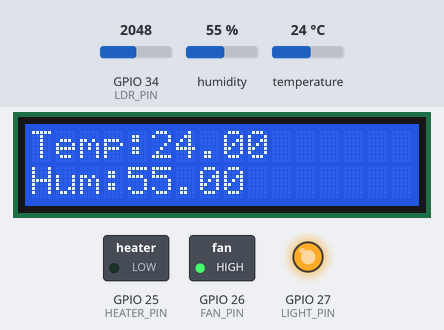
Recording of a sketch running on a simulated ESP32. Shown: 16×2 character LCD, switched loads named in the sketch (green lamp = pin HIGH), output pins drawn as LEDs (lit = HIGH). The inputs (shaded band) are chosen by the test bench; at power-on: temperature 24 °C, GPIO 34 (LDR_PIN) = 2048, humidity 55 %. WiFi joins after 1.5 s; servers stay silent unless stated; no MQTT or app messages arrive unless stated; what the sketch prints to the serial monitor is not drawn.

Above: at 2.7 s.
2.8 s: temperature set to 18 °C
7.7 s: temperature set to 15 °C
At 13.4 s:
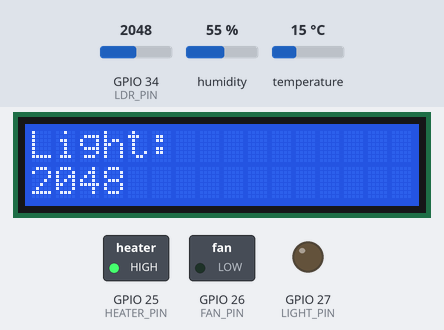
14.0 s: GPIO 34 (LDR_PIN) set to 1537
At 14.56 s:
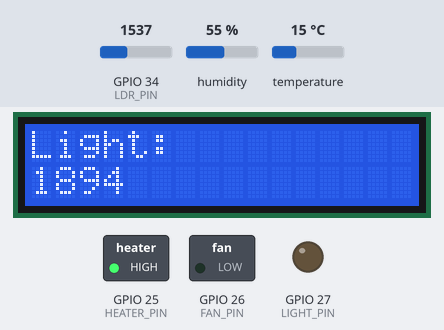
15.5 s: GPIO 34 (LDR_PIN) set to 1425
At 17.1 s:
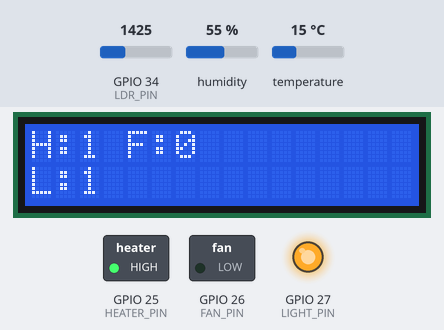
20.4 s: humidity set to 74 %
At 21.9 s:
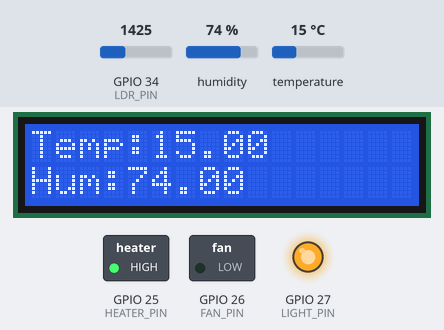
26.7 s: humidity set to 77 %
At 29.0 s:
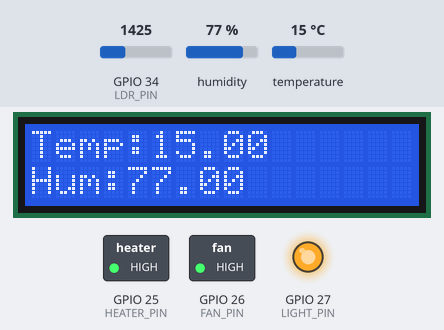
Timing chart, 0 to 30.5 s (numbered marks = the images above; inputs shaded):
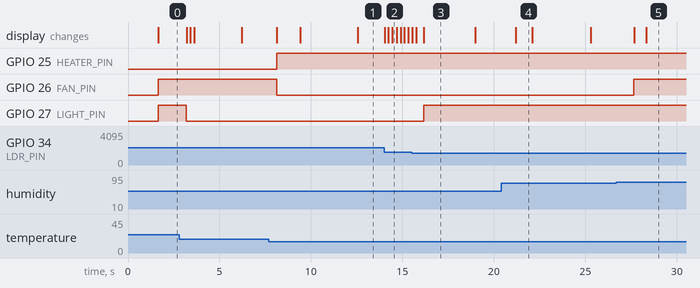

Measured:
- the behaviour switches between 17 and 16 °C on temperature (found by bisection; images 0 and 1)
- the behaviour switches between 1500 and 1499 on GPIO 34 (LDR_PIN) (found by bisection; images 2 and 3)
- the behaviour switches between 75 and 76 % on humidity (found by bisection; images 4 and 5)
- after the input at 7.7 s, GPIO 25 (HEATER_PIN): LOW → HIGH after 0.43 s; GPIO 26 (FAN_PIN): HIGH → LOW after 0.43 s
- after the input at 14.0 s, the display: first changes at once (image 2 shows a later state)
- after the input at 15.5 s, GPIO 27 (LIGHT_PIN): LOW → HIGH after 0.66 s
- after the input at 26.7 s, GPIO 26 (FAN_PIN): LOW → HIGH after 0.95 s

The sketch:

code.ino
```cpp
/*Author- Tanvi Kohli
Date- 05-07-2026
Description- Smart Greenhouse Controller with MQTT*/

#include <WiFi.h>
#include <PubSubClient.h>
#include <Wire.h>
#include <LiquidCrystal_I2C.h>
#include <DHT.h>

// ================= WIFI =================
const char* ssid = "Wokwi-GUEST";
const char* password = "";

// ================= MQTT =================
const char* mqtt_server = "broker.hivemq.com";
WiFiClient espClient;
PubSubClient client(espClient);

// ================= PINS =================
#define DHTPIN 4
#define DHTTYPE DHT11
#define LDR_PIN 34

#define HEATER_PIN 25
#define FAN_PIN 26
#define LIGHT_PIN 27

// ================= OBJECTS =================
DHT dht(DHTPIN, DHTTYPE);
LiquidCrystal_I2C lcd(0x27, 16, 2);

// ================= TARGET =================
float tempMin = 18, tempMax = 22;
float humMin = 60, humMax = 70;

float tempHyst = 1;
float humHyst = 5;

// ================= LDR =================
int samples[10];
int idx = 0;

// ================= LCD =================
int mode = 0;
unsigned long lastLCD = 0;

// ================= TIMING =================
unsigned long lastPublish = 0;

// ================= WIFI =================
void setup_wifi() {
  WiFi.begin(ssid, password);
  Serial.print("Connecting WiFi");
  while (WiFi.status() != WL_CONNECTED) {
    delay(300);
    Serial.print(".");
  }
  Serial.println("\nWiFi Connected");
}

// ================= MQTT =================
void reconnect() {
  while (!client.connected()) {
    Serial.print("Connecting MQTT...");
    if (client.connect("ESP32Greenhouse")) {
      Serial.println("Connected");
    } else {
      Serial.print("Failed rc=");
      Serial.print(client.state());
      delay(1000);
    }
  }
}

// ================= LDR AVG =================
int getLDR() {
  samples[idx] = analogRead(LDR_PIN);
  idx = (idx + 1) % 10;

  long sum = 0;
  for (int i = 0; i < 10; i++) sum += samples[i];

  return sum / 10;
}

// ================= CONTROL =================
void control(float t, float h, int l) {

  if (t < tempMin - tempHyst) {
    digitalWrite(HEATER_PIN, HIGH);
    digitalWrite(FAN_PIN, LOW);
  }
  else if (t > tempMax + tempHyst) {
    digitalWrite(FAN_PIN, HIGH);
    digitalWrite(HEATER_PIN, LOW);
  }

  if (h > humMax + humHyst) {
    digitalWrite(FAN_PIN, HIGH);
  }

  if (l < 1500)
    digitalWrite(LIGHT_PIN, HIGH);
  else
    digitalWrite(LIGHT_PIN, LOW);
}

// ================= MQTT + SERIAL =================
void sendData(float t, float h, int l) {

  // ---- SERIAL OUTPUT ----
  Serial.println("------ GREENHOUSE DATA ------");
  Serial.print("Temperature: "); Serial.print(t); Serial.println(" °C");
  Serial.print("Humidity: "); Serial.print(h); Serial.println(" %");
  Serial.print("Light Avg: "); Serial.println(l);

  Serial.print("Heater: "); Serial.println(digitalRead(HEATER_PIN));
  Serial.print("Fan: "); Serial.println(digitalRead(FAN_PIN));
  Serial.print("Light: "); Serial.println(digitalRead(LIGHT_PIN));
  Serial.println("-----------------------------\n");

  // ---- MQTT OUTPUT ----
  client.publish("greenhouse/temp", String(t).c_str());
  client.publish("greenhouse/humidity", String(h).c_str());
  client.publish("greenhouse/light", String(l).c_str());
  client.publish("greenhouse/heater", String(digitalRead(HEATER_PIN)).c_str());
  client.publish("greenhouse/fan", String(digitalRead(FAN_PIN)).c_str());
  client.publish("greenhouse/lightStatus", String(digitalRead(LIGHT_PIN)).c_str());
}

// ================= LCD =================
void display(float t, float h, int l) {

  if (millis() - lastLCD > 3000) {
    mode = (mode + 1) % 3;
    lastLCD = millis();
    lcd.clear();
  }

  if (mode == 0) {
    lcd.setCursor(0,0);
    lcd.print("Temp:");
    lcd.print(t);
    lcd.setCursor(0,1);
    lcd.print("Hum:");
    lcd.print(h);
  }
  else if (mode == 1) {
    lcd.setCursor(0,0);
    lcd.print("Light:");
    lcd.setCursor(0,1);
    lcd.print(l);
  }
  else {
    lcd.setCursor(0,0);
    lcd.print("H:");
    lcd.print(digitalRead(HEATER_PIN));
    lcd.print(" F:");
    lcd.print(digitalRead(FAN_PIN));
    lcd.setCursor(0,1);
    lcd.print("L:");
    lcd.print(digitalRead(LIGHT_PIN));
  }
}

// ================= SETUP =================
void setup() {

  Serial.begin(115200);

  pinMode(HEATER_PIN, OUTPUT);
  pinMode(FAN_PIN, OUTPUT);
  pinMode(LIGHT_PIN, OUTPUT);

  dht.begin();
  lcd.init();
  lcd.backlight();

  setup_wifi();
  client.setServer(mqtt_server, 1883);

  for (int i = 0; i < 10; i++) samples[i] = 0;
}

// ================= LOOP =================
void loop() {

  if (!client.connected()) reconnect();
  client.loop();

  float temp = dht.readTemperature();
  float hum = dht.readHumidity();

  if (isnan(temp) || isnan(hum)) return;

  int light = getLDR();

  control(temp, hum, light);
  display(temp, hum, light);

  // SEND EVERY 3 SECONDS (NO SPAM)
  if (millis() - lastPublish > 3000) {
    lastPublish = millis();
    sendData(temp, hum, light);
  }

  delay(200);
}
```
